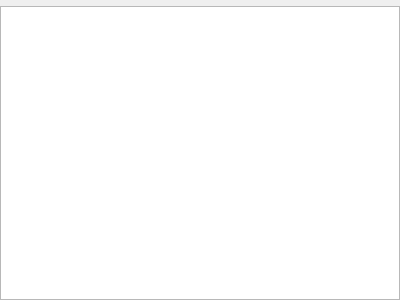
<?xml version="1.0" encoding="UTF-8"?>
<ui version="4.0">
 <class>Form</class>
 <widget class="QWidget" name="Form">
  <property name="geometry">
   <rect>
    <x>0</x>
    <y>0</y>
    <width>400</width>
    <height>300</height>
   </rect>
  </property>
  <property name="windowTitle">
   <string>Form</string>
  </property>
  <layout class="QVBoxLayout" name="verticalLayout">
   <property name="leftMargin">
    <number>0</number>
   </property>
   <property name="topMargin">
    <number>0</number>
   </property>
   <property name="rightMargin">
    <number>0</number>
   </property>
   <property name="bottomMargin">
    <number>0</number>
   </property>
   <item>
    <layout class="QGridLayout" name="gridLayout">
     <item row="0" column="0">
      <widget class="SearchBox" name="searchbox"/>
     </item>
     <item row="1" column="0">
      <widget class="QTreeView" name="tree_view">
       <property name="alternatingRowColors">
        <bool>true</bool>
       </property>
      </widget>
     </item>
    </layout>
   </item>
  </layout>
 </widget>
 <customwidgets>
  <customwidget>
   <class>SearchBox</class>
   <extends>QWidget</extends>
   <header>epyqlib.searchbox</header>
  </customwidget>
 </customwidgets>
 <resources/>
 <connections/>
</ui>
